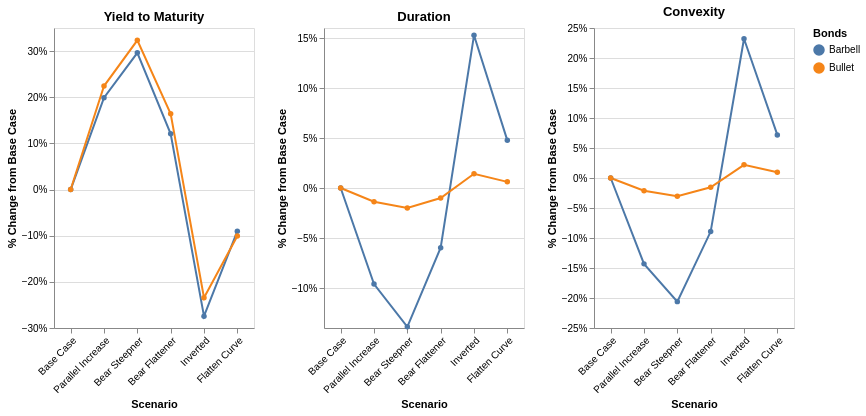

The code cell stored with this chart in its notebook:
### Code cell
import altair as alt
import pandas as pd
import altair as alt

# 1. Setup lists for your axes
scenarios = [
    'Base Case', 'Parallel Increase', 'Bear Steepner',
    'Bear Flattener', 'Inverted', 'Flatten Curve'
]

# Convert timestamps to strings immediately so Altair's JSON serializer is happy
bond_cols = portfolio_values.columns.astype(str)

# 2. Create three separate DataFrames directly from your 2D arrays
df_ytm = pd.DataFrame(ytms, index=scenarios, columns=bond_cols)
df_dur = pd.DataFrame(durations, index=scenarios, columns=bond_cols)
df_cvx = pd.DataFrame(convexities, index=scenarios, columns=bond_cols)

# 3. Calculate Percentage Change from Base Case
# .iloc[0] selects the first row ('Base Case') to use as the divisor
df_ytm_pct = df_ytm.div(df_ytm.iloc[0]) - 1
df_dur_pct = df_dur.div(df_dur.iloc[0]) - 1
df_cvx_pct = df_cvx.div(df_cvx.iloc[0]) - 1

# 4. Create a helper function to build a chart for any given DataFrame
def make_chart(df, metric_title):
    # Move the 'Scenario' index into a standard column
    df_reset = df.reset_index().rename(columns={'index': 'Scenario'})

    # Melt into a tidy format
    df_melted = df_reset.melt(id_vars='Scenario', var_name='Bond', value_name='Value')

    # Build the Altair chart
    chart = alt.Chart(df_melted, title=metric_title).mark_line(point=True, strokeWidth=2).encode(
        x=alt.X('Scenario:N',
                sort=scenarios, # Forces chronological order instead of alphabetical
                axis=alt.Axis(labelAngle=-45)),
        y=alt.Y('Value:Q',
                title='% Change from Base Case',
                axis=alt.Axis(format='%')), # Formats the Y-axis labels as percentages
        color=alt.Color('Bond:N', legend=alt.Legend(title="Bonds")),
        tooltip=[
            alt.Tooltip('Bond:N'),
            alt.Tooltip('Scenario:N'),
            alt.Tooltip('Value:Q', title=f'{metric_title} % Change', format='.2%')
        ]
    ).properties(
        width=200,
        height=300
    )

    return chart

# 5. Generate the three individual charts
chart_ytm = make_chart(df_ytm_pct, "Yield to Maturity")
chart_dur = make_chart(df_dur_pct, "Duration")
chart_cvx = make_chart(df_cvx_pct, "Convexity")

# 6. Concatenate them horizontally using the pipe operator
final_chart = (chart_ytm | chart_dur | chart_cvx).resolve_scale(y='independent')

# Display the chart
final_chart

### Figure 1 — Vega-Lite specification as saved in the notebook (floating-point values rounded to 4 significant figures)
{"config": {"view": {"continuousWidth": 300, "continuousHeight": 300}}, "hconcat": [{"data": {"name": "data-fdb553230f1b6b036ccd25399ea356fd"}, "mark": {"type": "line", "point": true, "strokeWidth": 2}, "encoding": {"color": {"field": "Bond", "legend": {"title": "Bonds"}, "type": "nominal"}, "tooltip": [{"field": "Bond", "type": "nominal"}, {"field": "Scenario", "type": "nominal"}, {"field": "Value", "format": ".2%", "title": "Yield to Maturity % Change", "type": "quantitative"}], "x": {"axis": {"labelAngle": -45}, "field": "Scenario", "sort": ["Base Case", "Parallel Increase", "Bear Steepner", "Bear Flattener", "Inverted", "Flatten Curve"], "type": "nominal"}, "y": {"axis": {"format": "%"}, "field": "Value", "title": "% Change from Base Case", "type": "quantitative"}}, "height": 300, "title": "Yield to Maturity", "width": 200}, {"data": {"name": "data-cb987ebac7a2b4f80c01e4b352e60e3f"}, "mark": {"type": "line", "point": true, "strokeWidth": 2}, "encoding": {"color": {"field": "Bond", "legend": {"title": "Bonds"}, "type": "nominal"}, "tooltip": [{"field": "Bond", "type": "nominal"}, {"field": "Scenario", "type": "nominal"}, {"field": "Value", "format": ".2%", "title": "Duration % Change", "type": "quantitative"}], "x": {"axis": {"labelAngle": -45}, "field": "Scenario", "sort": ["Base Case", "Parallel Increase", "Bear Steepner", "Bear Flattener", "Inverted", "Flatten Curve"], "type": "nominal"}, "y": {"axis": {"format": "%"}, "field": "Value", "title": "% Change from Base Case", "type": "quantitative"}}, "height": 300, "title": "Duration", "width": 200}, {"data": {"name": "data-bd1892db5bd74174bf032009a76a35c5"}, "mark": {"type": "line", "point": true, "strokeWidth": 2}, "encoding": {"color": {"field": "Bond", "legend": {"title": "Bonds"}, "type": "nominal"}, "tooltip": [{"field": "Bond", "type": "nominal"}, {"field": "Scenario", "type": "nominal"}, {"field": "Value", "format": ".2%", "title": "Convexity % Change", "type": "quantitative"}], "x": {"axis": {"labelAngle": -45}, "field": "Scenario", "sort": ["Base Case", "Parallel Increase", "Bear Steepner", "Bear Flattener", "Inverted", "Flatten Curve"], "type": "nominal"}, "y": {"axis": {"format": "%"}, "field": "Value", "title": "% Change from Base Case", "type": "quantitative"}}, "height": 300, "title": "Convexity", "width": 200}], "resolve": {"scale": {"y": "independent"}}, "$schema": "https://vega.github.io/schema/vega-lite/v5.20.1.json", "datasets": {"data-fdb553230f1b6b036ccd25399ea356fd": [{"Scenario": "Base Case", "Bond": "Barbell", "Value": 0.0}, {"Scenario": "Parallel Increase", "Bond": "Barbell", "Value": 0.1988}, {"Scenario": "Bear Steepner", "Bond": "Barbell", "Value": 0.2963}, {"Scenario": "Bear Flattener", "Bond": "Barbell", "Value": 0.1207}, {"Scenario": "Inverted", "Bond": "Barbell", "Value": -0.2743}, {"Scenario": "Flatten Curve", "Bond": "Barbell", "Value": -0.09031}, {"Scenario": "Base Case", "Bond": "Bullet", "Value": 0.0}, {"Scenario": "Parallel Increase", "Bond": "Bullet", "Value": 0.2242}, {"Scenario": "Bear Steepner", "Bond": "Bullet", "Value": 0.3233}, {"Scenario": "Bear Flattener", "Bond": "Bullet", "Value": 0.1641}, {"Scenario": "Inverted", "Bond": "Bullet", "Value": -0.2345}, {"Scenario": "Flatten Curve", "Bond": "Bullet", "Value": -0.1009}], "data-cb987ebac7a2b4f80c01e4b352e60e3f": [{"Scenario": "Base Case", "Bond": "Barbell", "Value": 0.0}, {"Scenario": "Parallel Increase", "Bond": "Barbell", "Value": -0.09604}, {"Scenario": "Bear Steepner", "Bond": "Barbell", "Value": -0.1388}, {"Scenario": "Bear Flattener", "Bond": "Barbell", "Value": -0.05972}, {"Scenario": "Inverted", "Bond": "Barbell", "Value": 0.1527}, {"Scenario": "Flatten Curve", "Bond": "Barbell", "Value": 0.04764}, {"Scenario": "Base Case", "Bond": "Bullet", "Value": 0.0}, {"Scenario": "Parallel Increase", "Bond": "Bullet", "Value": -0.01377}, {"Scenario": "Bear Steepner", "Bond": "Bullet", "Value": -0.01991}, {"Scenario": "Bear Flattener", "Bond": "Bullet", "Value": -0.01006}, {"Scenario": "Inverted", "Bond": "Bullet", "Value": 0.01421}, {"Scenario": "Flatten Curve", "Bond": "Bullet", "Value": 0.006139}], "data-bd1892db5bd74174bf032009a76a35c5": [{"Scenario": "Base Case", "Bond": "Barbell", "Value": 0.0}, {"Scenario": "Parallel Increase", "Bond": "Barbell", "Value": -0.1431}, {"Scenario": "Bear Steepner", "Bond": "Barbell", "Value": -0.2061}, {"Scenario": "Bear Flattener", "Bond": "Barbell", "Value": -0.08926}, {"Scenario": "Inverted", "Bond": "Barbell", "Value": 0.2321}, {"Scenario": "Flatten Curve", "Bond": "Barbell", "Value": 0.07184}, {"Scenario": "Base Case", "Bond": "Bullet", "Value": 0.0}, {"Scenario": "Parallel Increase", "Bond": "Bullet", "Value": -0.02112}, {"Scenario": "Bear Steepner", "Bond": "Bullet", "Value": -0.0305}, {"Scenario": "Bear Flattener", "Bond": "Bullet", "Value": -0.01545}, {"Scenario": "Inverted", "Bond": "Bullet", "Value": 0.02195}, {"Scenario": "Flatten Curve", "Bond": "Bullet", "Value": 0.009462}]}}
